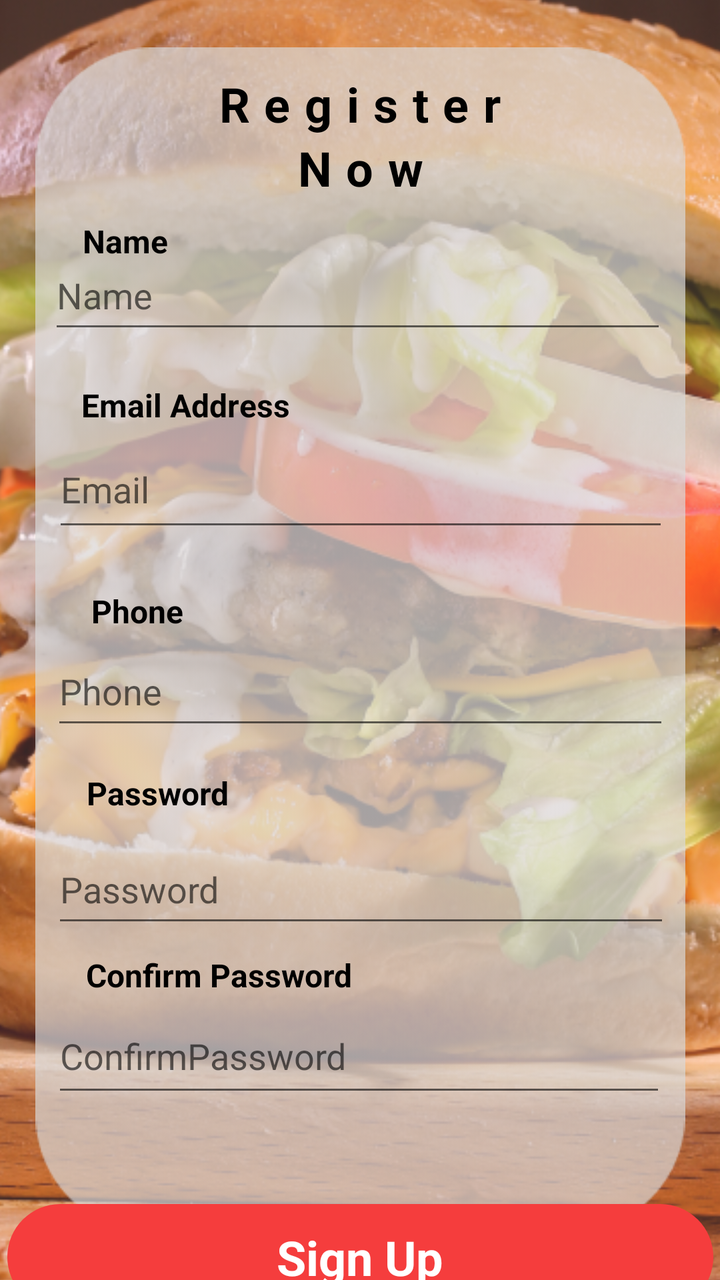
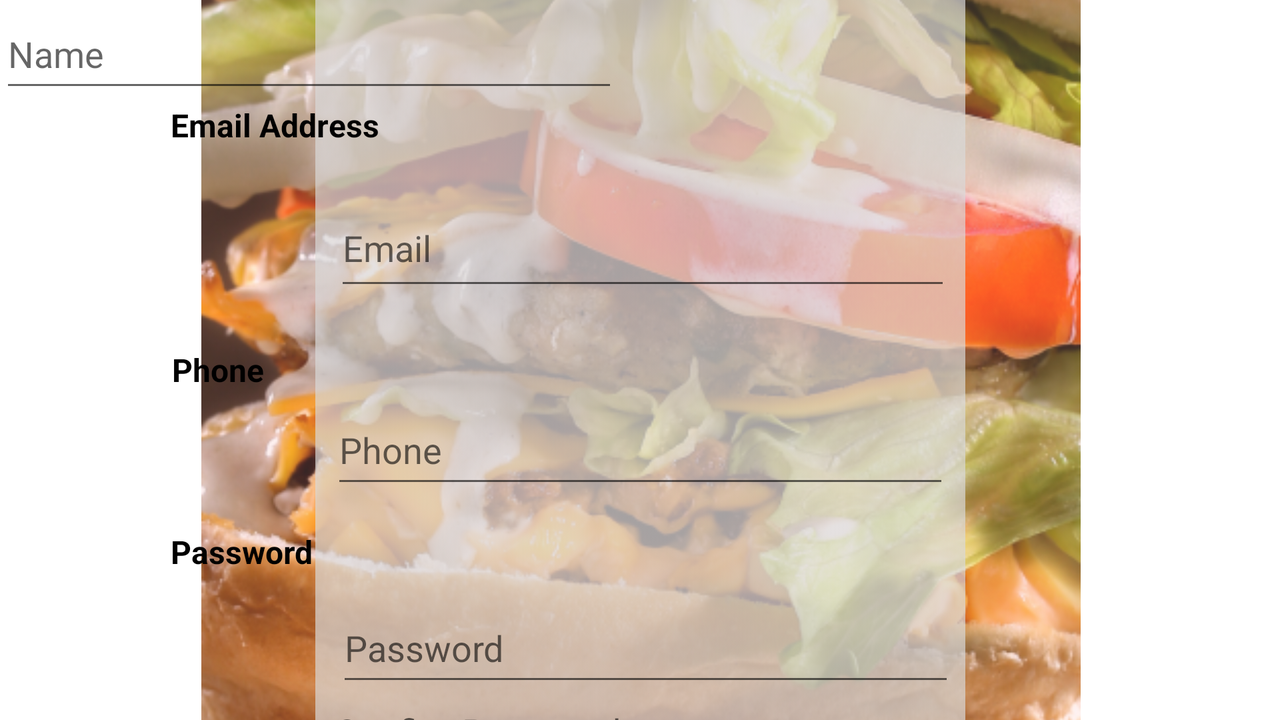

The same Android screen from two of the app's own layout files: first res/layout/ as a phone draws it, then the repository's variant for another configuration, drawn on a device whose configuration selects that folder. Both files follow.
<!-- AndroidManifest.xml: application theme Theme.FinalAttempt -->
<!-- res/layout/register.xml -->
<?xml version="1.0" encoding="utf-8"?>
<androidx.constraintlayout.widget.ConstraintLayout xmlns:android="http://schemas.android.com/apk/res/android"
    xmlns:app="http://schemas.android.com/apk/res-auto"
    xmlns:tools="http://schemas.android.com/tools"
    android:layout_width="match_parent"
    android:layout_height="match_parent">

    <ImageView
        android:id="@+id/imageView4"
        android:layout_width="711dp"
        android:layout_height="951dp"
        app:layout_constraintBottom_toBottomOf="parent"
        app:layout_constraintEnd_toEndOf="parent"
        app:layout_constraintStart_toStartOf="parent"
        app:layout_constraintTop_toTopOf="parent"
        app:srcCompat="@drawable/mad_screen_3_potrait_" />

    <ImageView
        android:id="@+id/imageView6"
        android:layout_width="353dp"
        android:layout_height="593dp"
        app:layout_constraintBottom_toBottomOf="parent"
        app:layout_constraintEnd_toEndOf="parent"
        app:layout_constraintStart_toStartOf="parent"
        app:layout_constraintTop_toTopOf="parent"
        app:srcCompat="@drawable/block_detail" />

    <EditText
        android:id="@+id/inputName"
        android:layout_width="309dp"
        android:layout_height="51dp"
        android:layout_marginTop="276dp"
        android:hint="@string/name"
        android:inputType="textPersonName|textEmailAddress"
        app:layout_constraintEnd_toEndOf="parent"
        app:layout_constraintHorizontal_bias="0.48"
        app:layout_constraintStart_toStartOf="parent"
        app:layout_constraintTop_toTopOf="@+id/imageView4" />

    <EditText
        android:id="@+id/InputPassword"
        android:layout_width="309dp"
        android:layout_height="51dp"
        android:layout_marginTop="48dp"
        android:hint="@string/password"
        android:inputType="textPassword"
        app:layout_constraintEnd_toEndOf="parent"
        app:layout_constraintHorizontal_bias="0.509"
        app:layout_constraintStart_toStartOf="parent"
        app:layout_constraintTop_toBottomOf="@+id/InputPhone" />

    <EditText
        android:id="@+id/InputPhone"
        android:layout_width="309dp"
        android:layout_height="51dp"
        android:layout_marginTop="48dp"
        android:hint="@string/phone"
        android:inputType="text|phone"
        app:layout_constraintEnd_toEndOf="parent"
        app:layout_constraintStart_toStartOf="parent"
        app:layout_constraintTop_toBottomOf="@+id/InputEmail" />

    <EditText
        android:id="@+id/InputEmail"
        android:layout_width="308dp"
        android:layout_height="55dp"
        android:layout_marginTop="44dp"
        android:hint="@string/email"
        android:inputType="textEmailAddress"
        app:layout_constraintEnd_toEndOf="parent"
        app:layout_constraintHorizontal_bias="0.504"
        app:layout_constraintStart_toStartOf="parent"
        app:layout_constraintTop_toBottomOf="@+id/inputName" />

    <EditText
        android:id="@+id/InputConfirmPassword"
        android:layout_width="307dp"
        android:layout_height="54dp"
        android:hint="ConfirmPassword"
        android:inputType="textPassword"
        app:layout_constraintBottom_toBottomOf="parent"
        app:layout_constraintEnd_toEndOf="parent"
        app:layout_constraintHorizontal_bias="0.49"
        app:layout_constraintStart_toStartOf="parent"
        app:layout_constraintTop_toBottomOf="@+id/InputPassword"
        app:layout_constraintVertical_bias="0.262" />

    <TextView
        android:id="@+id/textView"
        android:layout_width="236dp"
        android:layout_height="32dp"
        android:gravity="center"
        android:letterSpacing="0.3"
        android:text="@string/register"
        android:textColor="#000000"
        android:textSize="24sp"
        android:textStyle="bold"
        app:layout_constraintBottom_toTopOf="@+id/inputName"
        app:layout_constraintEnd_toEndOf="parent"
        app:layout_constraintHorizontal_bias="0.497"
        app:layout_constraintStart_toStartOf="parent"
        app:layout_constraintTop_toTopOf="@+id/imageView6"
        app:layout_constraintVertical_bias="0.187" />

    <TextView
        android:id="@+id/textView2"
        android:layout_width="233dp"
        android:layout_height="29dp"
        android:gravity="center"
        android:letterSpacing="0.3"
        android:text="@string/now"
        android:textColor="#000000"
        android:textSize="24sp"
        android:textStyle="bold"
        app:layout_constraintBottom_toTopOf="@+id/inputName"
        app:layout_constraintEnd_toEndOf="parent"
        app:layout_constraintStart_toStartOf="parent"
        app:layout_constraintTop_toBottomOf="@+id/textView"
        app:layout_constraintVertical_bias="0.0" />

    <TextView
        android:id="@+id/btnSignUp2"
        android:layout_width="353dp"
        android:layout_height="53dp"
        android:background="@drawable/button_red"
        android:gravity="center"
        android:text="@string/sign_up"
        android:textColor="#FFFFFF"
        android:textSize="24sp"
        android:textStyle="bold"
        app:layout_constraintBottom_toBottomOf="parent"
        app:layout_constraintEnd_toEndOf="parent"
        app:layout_constraintStart_toStartOf="parent"
        app:layout_constraintTop_toBottomOf="@+id/imageView6" />

    <TextView
        android:id="@+id/lblName"
        android:layout_width="79dp"
        android:layout_height="22dp"
        android:layout_marginBottom="60dp"
        android:text="Name"
        android:textColor="#000000"
        android:textSize="16sp"
        android:textStyle="bold"
        app:layout_constraintBottom_toTopOf="@+id/lblEmailAddress"
        app:layout_constraintEnd_toEndOf="parent"
        app:layout_constraintHorizontal_bias="0.147"
        app:layout_constraintStart_toStartOf="parent" />

    <TextView
        android:id="@+id/lblEmailAddress"
        android:layout_width="wrap_content"
        android:layout_height="wrap_content"
        android:layout_marginTop="168dp"
        android:text="Email Address"
        android:textColor="#000000"
        android:textSize="16sp"
        android:textStyle="bold"
        app:layout_constraintEnd_toEndOf="parent"
        app:layout_constraintHorizontal_bias="0.159"
        app:layout_constraintStart_toStartOf="parent"
        app:layout_constraintTop_toTopOf="@+id/imageView6" />

    <TextView
        android:id="@+id/lblPhone"
        android:layout_width="wrap_content"
        android:layout_height="wrap_content"
        android:layout_marginTop="24dp"
        android:text="Phone"
        android:textColor="#000000"
        android:textSize="16sp"
        android:textStyle="bold"
        app:layout_constraintEnd_toEndOf="parent"
        app:layout_constraintHorizontal_bias="0.145"
        app:layout_constraintStart_toStartOf="parent"
        app:layout_constraintTop_toBottomOf="@+id/InputEmail" />

    <TextView
        android:id="@+id/lblPassword"
        android:layout_width="wrap_content"
        android:layout_height="wrap_content"
        android:layout_marginTop="16dp"
        android:text="Password"
        android:textColor="#000000"
        android:textSize="16sp"
        android:textStyle="bold"
        app:layout_constraintEnd_toEndOf="parent"
        app:layout_constraintHorizontal_bias="0.15"
        app:layout_constraintStart_toStartOf="parent"
        app:layout_constraintTop_toBottomOf="@+id/InputPhone" />

    <TextView
        android:id="@+id/lblConfirmPassword"
        android:layout_width="wrap_content"
        android:layout_height="wrap_content"
        android:layout_marginTop="8dp"
        android:text="Confirm Password"
        android:textColor="#000000"
        android:textSize="16sp"
        android:textStyle="bold"
        app:layout_constraintEnd_toEndOf="parent"
        app:layout_constraintHorizontal_bias="0.19"
        app:layout_constraintStart_toStartOf="parent"
        app:layout_constraintTop_toBottomOf="@+id/InputPassword" />

</androidx.constraintlayout.widget.ConstraintLayout>
<!-- resources referenced by this layout -->
<resources>
  <!-- drawable block_detail: png bitmap (drawable-v24, 4493 bytes) -->
  <!-- drawable button_red (drawable-v24) -->
  <?xml version="1.0" encoding="utf-8"?>
  <selector xmlns:android="http://schemas.android.com/apk/res/android">   <item>
      <shape android:shape="rectangle">
          <solid android:color="#F53D3D"/>
          <corners android:radius="50dp"/>
      </shape>
  </item>
  
  
  </selector>
  <!-- drawable mad_screen_3_potrait_: png bitmap (drawable-v24, 661386 bytes) -->
  <string name="email">Email</string>
  <string name="name">Name</string>
  <string name="now">Now</string>
  <string name="password">Password</string>
  <string name="phone">Phone</string>
  <string name="register">Register</string>
  <string name="sign_up">Sign Up</string>
  <style name="Theme.FinalAttempt" parent="Theme.MaterialComponents.DayNight.NoActionBar">
          
          <item name="colorPrimary">#000000</item>
          <item name="colorPrimaryVariant">#000000</item>
          <item name="colorOnPrimary">@color/white</item>
          
          <item name="colorSecondary">@color/teal_200</item>
          <item name="colorSecondaryVariant">@color/teal_700</item>
          <item name="colorOnSecondary">@color/black</item>
          
          <item name="android:statusBarColor">?attr/colorPrimaryVariant</item>
          
      </style>
</resources>
<!-- res/layout-land/register.xml (the repository's variant of the layout above) -->
<!-- drawn on the phone turned sideways -->
<?xml version="1.0" encoding="utf-8"?>
<androidx.constraintlayout.widget.ConstraintLayout xmlns:android="http://schemas.android.com/apk/res/android"
    xmlns:app="http://schemas.android.com/apk/res-auto"
    xmlns:tools="http://schemas.android.com/tools"
    android:layout_width="match_parent"
    android:layout_height="match_parent">

    <ImageView
        android:id="@+id/imageView4"
        android:layout_width="711dp"
        android:layout_height="951dp"
        app:layout_constraintBottom_toBottomOf="parent"
        app:layout_constraintEnd_toEndOf="parent"
        app:layout_constraintStart_toStartOf="parent"
        app:layout_constraintTop_toTopOf="parent"
        app:srcCompat="@drawable/mad_screen_3_potrait_" />

    <ImageView
        android:id="@+id/imageView6"
        android:layout_width="353dp"
        android:layout_height="593dp"
        app:layout_constraintBottom_toBottomOf="parent"
        app:layout_constraintEnd_toEndOf="parent"
        app:layout_constraintStart_toStartOf="parent"
        app:layout_constraintTop_toTopOf="parent"
        app:srcCompat="@drawable/block_detail" />

    <EditText
        android:id="@+id/inputName"
        android:layout_width="309dp"
        android:layout_height="51dp"
        android:hint="@string/name"
        android:inputType="textPersonName|textEmailAddress"
        tools:layout_editor_absoluteY="6dp" />

    <EditText
        android:id="@+id/InputPassword"
        android:layout_width="309dp"
        android:layout_height="51dp"
        android:layout_marginTop="48dp"
        android:hint="@string/password"
        android:inputType="textPassword"
        app:layout_constraintEnd_toEndOf="parent"
        app:layout_constraintHorizontal_bias="0.509"
        app:layout_constraintStart_toStartOf="parent"
        app:layout_constraintTop_toBottomOf="@+id/InputPhone" />

    <EditText
        android:id="@+id/InputPhone"
        android:layout_width="309dp"
        android:layout_height="51dp"
        android:layout_marginTop="48dp"
        android:hint="@string/phone"
        android:inputType="text|phone"
        app:layout_constraintEnd_toEndOf="parent"
        app:layout_constraintStart_toStartOf="parent"
        app:layout_constraintTop_toBottomOf="@+id/InputEmail" />

    <EditText
        android:id="@+id/InputEmail"
        android:layout_width="308dp"
        android:layout_height="55dp"
        android:layout_marginTop="44dp"
        android:hint="@string/email"
        android:inputType="textEmailAddress"
        app:layout_constraintEnd_toEndOf="parent"
        app:layout_constraintHorizontal_bias="0.504"
        app:layout_constraintStart_toStartOf="parent"
        app:layout_constraintTop_toBottomOf="@+id/inputName" />

    <EditText
        android:id="@+id/InputConfirmPassword"
        android:layout_width="307dp"
        android:layout_height="54dp"
        android:hint="ConfirmPassword"
        android:inputType="textPassword"
        app:layout_constraintBottom_toBottomOf="parent"
        app:layout_constraintEnd_toEndOf="parent"
        app:layout_constraintHorizontal_bias="0.49"
        app:layout_constraintStart_toStartOf="parent"
        app:layout_constraintTop_toBottomOf="@+id/InputPassword"
        app:layout_constraintVertical_bias="0.262" />

    <TextView
        android:id="@+id/textView"
        android:layout_width="236dp"
        android:layout_height="32dp"
        android:gravity="center"
        android:letterSpacing="0.3"
        android:text="@string/register"
        android:textColor="#000000"
        android:textSize="24sp"
        android:textStyle="bold"
        app:layout_constraintBottom_toTopOf="@+id/inputName"
        app:layout_constraintEnd_toEndOf="parent"
        app:layout_constraintHorizontal_bias="0.497"
        app:layout_constraintStart_toStartOf="parent"
        app:layout_constraintTop_toTopOf="@+id/imageView6"
        app:layout_constraintVertical_bias="0.187" />

    <TextView
        android:id="@+id/textView2"
        android:layout_width="233dp"
        android:layout_height="29dp"
        android:gravity="center"
        android:letterSpacing="0.3"
        android:text="@string/now"
        android:textColor="#000000"
        android:textSize="24sp"
        android:textStyle="bold"
        app:layout_constraintBottom_toTopOf="@+id/inputName"
        app:layout_constraintEnd_toEndOf="parent"
        app:layout_constraintStart_toStartOf="parent"
        app:layout_constraintTop_toBottomOf="@+id/textView"
        app:layout_constraintVertical_bias="0.0" />

    <TextView
        android:id="@+id/btnSignUp2"
        android:layout_width="353dp"
        android:layout_height="53dp"
        android:background="@drawable/button_red"
        android:gravity="center"
        android:text="@string/sign_up"
        android:textColor="#FFFFFF"
        android:textSize="24sp"
        android:textStyle="bold"
        app:layout_constraintBottom_toBottomOf="parent"
        app:layout_constraintEnd_toEndOf="parent"
        app:layout_constraintStart_toStartOf="parent"
        app:layout_constraintTop_toBottomOf="@+id/imageView6" />

    <TextView
        android:id="@+id/lblName"
        android:layout_width="79dp"
        android:layout_height="22dp"
        android:layout_marginBottom="60dp"
        android:text="Name"
        android:textColor="#000000"
        android:textSize="16sp"
        android:textStyle="bold"
        app:layout_constraintBottom_toTopOf="@+id/lblEmailAddress"
        app:layout_constraintEnd_toEndOf="parent"
        app:layout_constraintHorizontal_bias="0.147"
        app:layout_constraintStart_toStartOf="parent" />

    <TextView
        android:id="@+id/lblEmailAddress"
        android:layout_width="wrap_content"
        android:layout_height="wrap_content"
        android:layout_marginTop="168dp"
        android:text="Email Address"
        android:textColor="#000000"
        android:textSize="16sp"
        android:textStyle="bold"
        app:layout_constraintEnd_toEndOf="parent"
        app:layout_constraintHorizontal_bias="0.159"
        app:layout_constraintStart_toStartOf="parent"
        app:layout_constraintTop_toTopOf="@+id/imageView6" />

    <TextView
        android:id="@+id/lblPhone"
        android:layout_width="wrap_content"
        android:layout_height="wrap_content"
        android:layout_marginTop="24dp"
        android:text="Phone"
        android:textColor="#000000"
        android:textSize="16sp"
        android:textStyle="bold"
        app:layout_constraintEnd_toEndOf="parent"
        app:layout_constraintHorizontal_bias="0.145"
        app:layout_constraintStart_toStartOf="parent"
        app:layout_constraintTop_toBottomOf="@+id/InputEmail" />

    <TextView
        android:id="@+id/lblPassword"
        android:layout_width="wrap_content"
        android:layout_height="wrap_content"
        android:layout_marginTop="16dp"
        android:text="Password"
        android:textColor="#000000"
        android:textSize="16sp"
        android:textStyle="bold"
        app:layout_constraintEnd_toEndOf="parent"
        app:layout_constraintHorizontal_bias="0.15"
        app:layout_constraintStart_toStartOf="parent"
        app:layout_constraintTop_toBottomOf="@+id/InputPhone" />

    <TextView
        android:id="@+id/lblConfirmPassword"
        android:layout_width="wrap_content"
        android:layout_height="wrap_content"
        android:layout_marginTop="8dp"
        android:text="Confirm Password"
        android:textColor="#000000"
        android:textSize="16sp"
        android:textStyle="bold"
        app:layout_constraintEnd_toEndOf="parent"
        app:layout_constraintHorizontal_bias="0.19"
        app:layout_constraintStart_toStartOf="parent"
        app:layout_constraintTop_toBottomOf="@+id/InputPassword" />

</androidx.constraintlayout.widget.ConstraintLayout>
